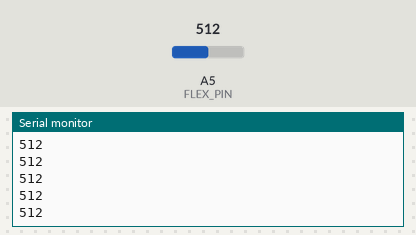
The sketch below on a simulated Arduino Uno, built with avr-gcc and run on an emulated ATmega328P. On the bench: the last lines printed to the serial monitor. The test bench sets the inputs (shaded band); at power-on: A5 (FLEX_PIN) = 512.

Above: at 1.2 s.
1.3 s: A5 (FLEX_PIN) set to 716
At 2.0 s:
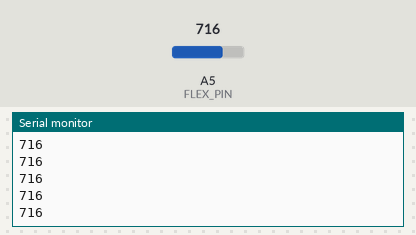
2.8 s: A5 (FLEX_PIN) set to 900
At 3.3 s:
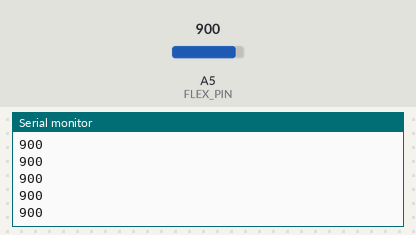
Timing chart, 0 to 5.8 s (numbered marks = the images above; inputs shaded):
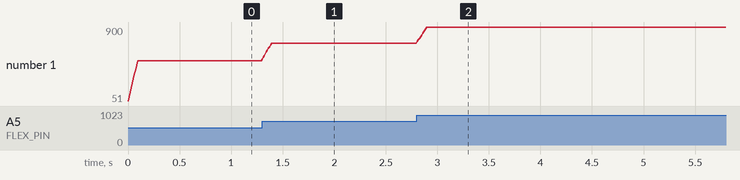

Measured:
- after the input at 1.3 s, the serial monitor: prints a new line at once (image 1)
- after the input at 2.8 s, the serial monitor: prints a new line at once (image 2)
- plotted number 1: 512 → 716 after the input at 1.3 s, 716 → 900 after the input at 2.8 s

The sketch:

flexSensor1.ino
```cpp
const int FLEX_PIN = A5; // Pin connected to voltage divider output
#define WINDOW_SIZE 10
int INDEX = 0;
int VALUE = 0;
int SUM = 0;
int READINGS[WINDOW_SIZE];
int AVERAGED = 0;


void setup()
{
  Serial.begin(9600);
  pinMode(FLEX_PIN, INPUT);
}

void loop()
{
  // Read the ADC, and calculate voltage and resistance from it
  int flexADC = analogRead(FLEX_PIN);

 //Moving Average Filter
  SUM = SUM - READINGS[INDEX];       // Remove the oldest entry from the sum
  READINGS[INDEX] = flexADC;           // Add the newest reading to the window
  SUM = SUM + flexADC;                 // Add the newest reading to the sum
  INDEX = (INDEX+1) % WINDOW_SIZE;   // Increment the index, and wrap to 0 if it exceeds the window size

  AVERAGED = SUM / WINDOW_SIZE;      // Divide the sum of the window by the window size for the result
  Serial.println(AVERAGED);

  delay(10);
}
```
